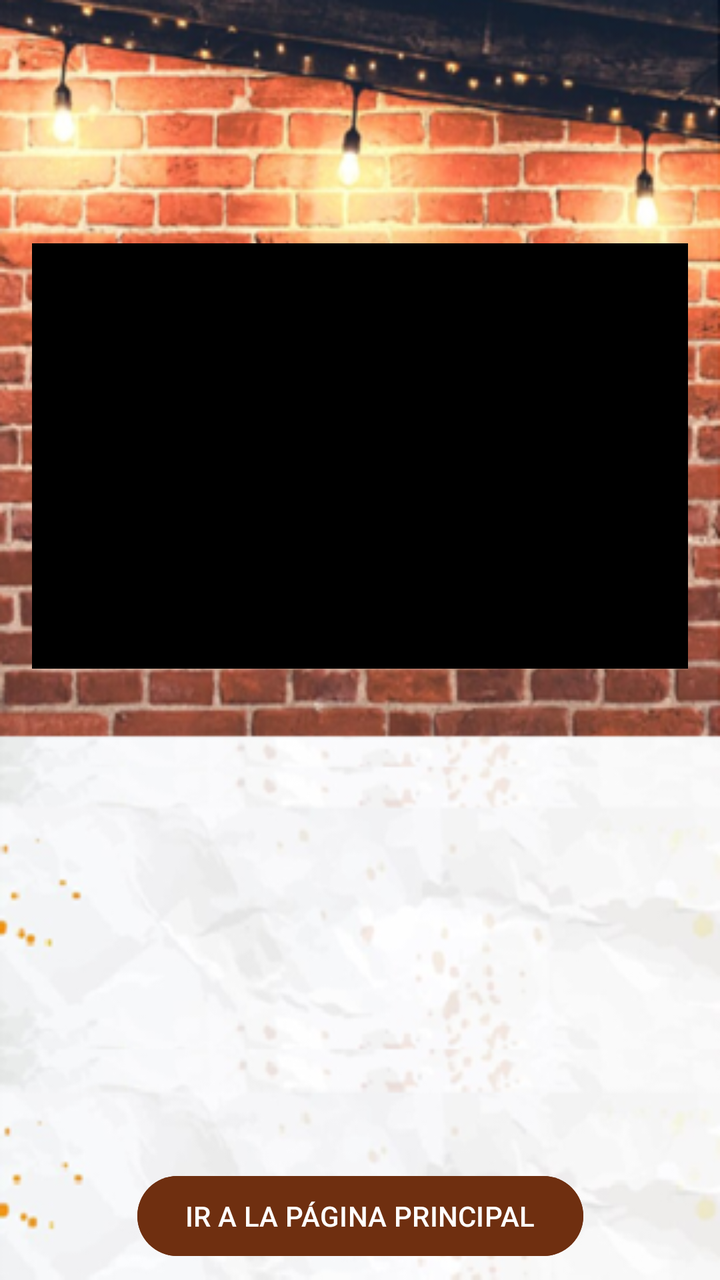
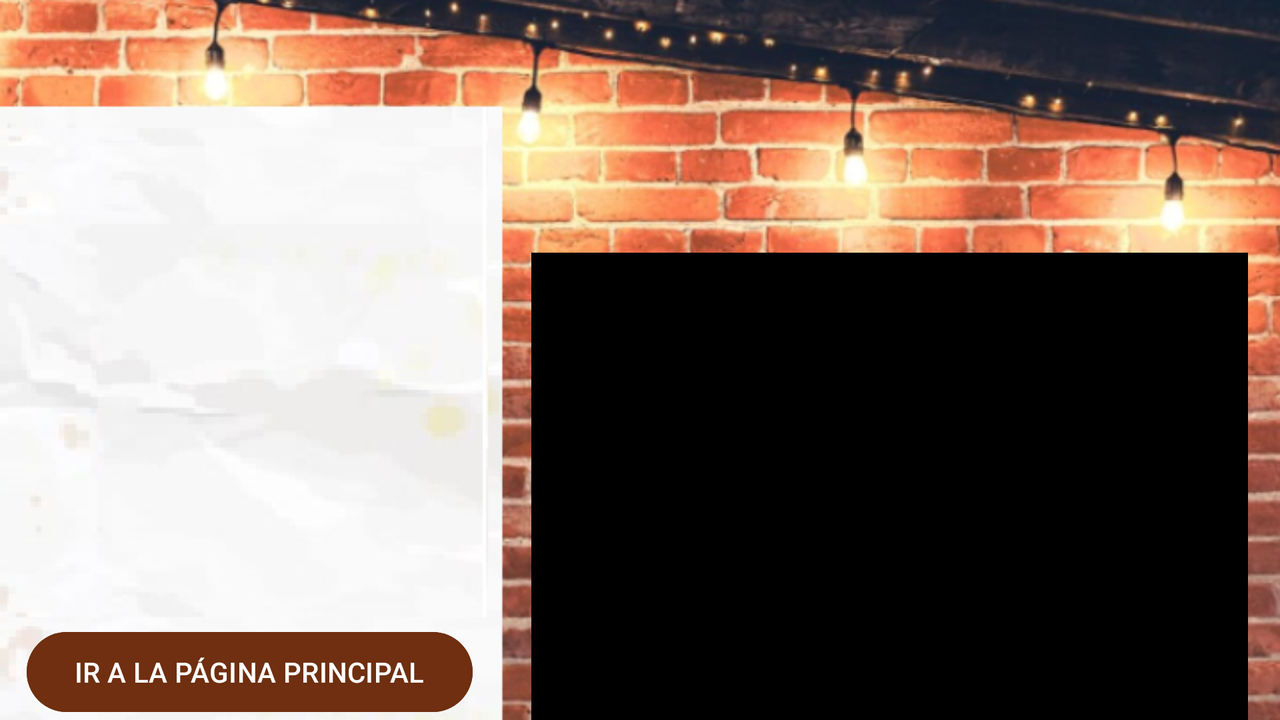

One screen, two layout resources from the same app: the default and the repository's alternative for another configuration. Each is rendered where Android would select it; the XML of both is given below.
<!-- AndroidManifest.xml: application theme Theme.Monumentos_App -->
<!-- res/layout/activity_segunda_activity.xml -->
<?xml version="1.0" encoding="utf-8"?>
<androidx.constraintlayout.widget.ConstraintLayout xmlns:android="http://schemas.android.com/apk/res/android"
    xmlns:app="http://schemas.android.com/apk/res-auto"
    xmlns:tools="http://schemas.android.com/tools"
    android:id="@+id/main"
    android:layout_width="match_parent"
    android:layout_height="match_parent"
    android:background="@drawable/fondo2vert"
    tools:context=".SegundaActivity">

    <ImageView
        android:id="@+id/ivImagenMonumento2"
        android:layout_width="0dp"
        android:layout_height="0dp"
        android:layout_marginStart="16dp"
        android:layout_marginEnd="16dp"
        android:layout_marginBottom="24dp"
        android:adjustViewBounds="true"
        android:background="@color/black"
        android:maxHeight="300dp"
        android:paddingStart="3dp"
        android:paddingTop="3dp"
        android:paddingEnd="3dp"
        android:paddingBottom="3dp"
        android:scaleType="fitXY"
        app:layout_constraintBottom_toTopOf="@+id/guideline6"
        app:layout_constraintEnd_toEndOf="parent"
        app:layout_constraintHeight="match_constraint"
        app:layout_constraintStart_toStartOf="parent"
        app:layout_constraintTop_toTopOf="@+id/guideline7" />

    <Button
        android:id="@+id/btIrPrincipal"
        android:layout_width="wrap_content"
        android:layout_height="wrap_content"
        android:layout_marginBottom="8dp"
        android:backgroundTint="@color/brown"
        android:text="@string/ir_a_la_p_gina_principal"
        android:textColor="@color/white"
        app:layout_constraintBottom_toBottomOf="parent"
        app:layout_constraintEnd_toEndOf="parent"
        app:layout_constraintStart_toStartOf="parent" />

    <androidx.constraintlayout.widget.Guideline
        android:id="@+id/guideline3"
        android:layout_width="wrap_content"
        android:layout_height="wrap_content"
        android:orientation="vertical"
        app:layout_constraintGuide_percent="0.5" />

    <TextView
        android:id="@+id/tvTitulo2"
        android:layout_width="wrap_content"
        android:layout_height="wrap_content"
        android:layout_marginTop="8dp"
        android:fontFamily="@font/dancingscript"
        android:textColor="@color/black"
        android:textSize="34sp"
        app:layout_constraintEnd_toEndOf="parent"
        app:layout_constraintStart_toStartOf="parent"
        app:layout_constraintTop_toTopOf="@+id/guideline6" />

    <TextView
        android:id="@+id/tvUbicacion2"
        android:layout_width="wrap_content"
        android:layout_height="wrap_content"
        android:textColor="@color/black"
        app:layout_constraintEnd_toEndOf="@+id/tvTitulo2"
        app:layout_constraintStart_toStartOf="@+id/tvTitulo2"
        app:layout_constraintTop_toBottomOf="@+id/tvTitulo2" />

    <TextView
        android:id="@+id/tvDescripcion2"
        android:layout_width="0dp"
        android:layout_height="wrap_content"
        android:layout_marginStart="24dp"
        android:layout_marginEnd="24dp"
        android:lines="10"
        android:fontFamily="@font/cormorantgaramond"
        android:textColor="@color/black"
        app:layout_constraintEnd_toStartOf="@+id/guideline3"
        app:layout_constraintStart_toStartOf="parent"
        app:layout_constraintTop_toBottomOf="@+id/tvUbicacion2" />

    <TextView
        android:id="@+id/tvArquitecto2"
        android:layout_width="0dp"
        android:layout_height="wrap_content"
        android:layout_marginStart="8dp"
        android:layout_marginEnd="8dp"
        android:textColor="@color/black"
        android:fontFamily="@font/cormorantgaramond"
        app:layout_constraintBottom_toTopOf="@+id/tvPatMundial2"
        app:layout_constraintEnd_toEndOf="parent"
        app:layout_constraintHorizontal_bias="0.5"
        app:layout_constraintStart_toStartOf="@+id/guideline3"
        app:layout_constraintTop_toBottomOf="@+id/tvAnioConstr2" />

    <TextView
        android:id="@+id/tvEstilo2"
        android:layout_width="0dp"
        android:layout_height="wrap_content"
        android:layout_marginStart="8dp"
        android:layout_marginTop="24dp"
        android:layout_marginEnd="8dp"
        android:textColor="@color/black"
        android:fontFamily="@font/cormorantgaramond"
        app:layout_constraintEnd_toEndOf="parent"
        app:layout_constraintStart_toStartOf="@+id/guideline3"
        app:layout_constraintTop_toBottomOf="@+id/tvUbicacion2" />

    <TextView
        android:id="@+id/tvAnioConstr2"
        android:layout_width="0dp"
        android:layout_height="wrap_content"
        android:layout_marginStart="8dp"
        android:layout_marginEnd="8dp"
        android:textColor="@color/black"
        android:fontFamily="@font/cormorantgaramond"
        app:layout_constraintBottom_toTopOf="@+id/tvArquitecto2"
        app:layout_constraintEnd_toEndOf="parent"
        app:layout_constraintHorizontal_bias="0.5"
        app:layout_constraintStart_toStartOf="@+id/guideline3"
        app:layout_constraintTop_toBottomOf="@+id/tvAltura2" />

    <TextView
        android:id="@+id/tvAltura2"
        android:layout_width="0dp"
        android:layout_height="wrap_content"
        android:layout_marginStart="8dp"
        android:layout_marginEnd="8dp"
        android:textColor="@color/black"
        android:fontFamily="@font/cormorantgaramond"
        app:layout_constraintBottom_toTopOf="@+id/tvAnioConstr2"
        app:layout_constraintEnd_toEndOf="parent"
        app:layout_constraintHorizontal_bias="0.5"
        app:layout_constraintStart_toStartOf="@+id/guideline3"
        app:layout_constraintTop_toBottomOf="@+id/tvEstilo2" />

    <TextView
        android:id="@+id/tvPatMundial2"
        android:layout_width="0dp"
        android:layout_height="wrap_content"
        android:layout_marginStart="8dp"
        android:layout_marginEnd="8dp"
        android:textColor="@color/black"
        android:fontFamily="@font/cormorantgaramond"
        app:layout_constraintBottom_toTopOf="@+id/btIrPrincipal"
        app:layout_constraintEnd_toEndOf="parent"
        app:layout_constraintHorizontal_bias="0.5"
        app:layout_constraintStart_toStartOf="@+id/guideline3"
        app:layout_constraintTop_toBottomOf="@+id/tvArquitecto2" />

    <androidx.constraintlayout.widget.Guideline
        android:id="@+id/guideline6"
        android:layout_width="wrap_content"
        android:layout_height="wrap_content"
        android:orientation="horizontal"
        app:layout_constraintGuide_percent="0.56" />

    <androidx.constraintlayout.widget.Guideline
        android:id="@+id/guideline7"
        android:layout_width="wrap_content"
        android:layout_height="wrap_content"
        android:orientation="horizontal"
        app:layout_constraintGuide_percent="0.19" />

</androidx.constraintlayout.widget.ConstraintLayout>
<!-- resources referenced by this layout -->
<resources>
  <color name="black">#FF000000</color>
  <color name="brown">#6F2F10</color>
  <color name="white">#FFFFFFFF</color>
  <!-- drawable fondo2vert: png bitmap (drawable, 298034 bytes) -->
  <string name="ir_a_la_p_gina_principal">IR A LA PÁGINA PRINCIPAL</string>
  <style name="Theme.Monumentos_App" parent="Base.Theme.Monumentos_App" />
  <style name="Base.Theme.Monumentos_App" parent="Theme.Material3.DayNight.NoActionBar">
          
          
      </style>
</resources>
<!-- res/layout-land/activity_segunda_activity.xml (the repository's variant of the layout above) -->
<!-- drawn on the phone turned sideways -->
<?xml version="1.0" encoding="utf-8"?>

<androidx.constraintlayout.widget.ConstraintLayout xmlns:android="http://schemas.android.com/apk/res/android"
    xmlns:app="http://schemas.android.com/apk/res-auto"
    xmlns:tools="http://schemas.android.com/tools"
    android:id="@+id/main"
    android:layout_width="match_parent"
    android:layout_height="match_parent"
    android:background="@drawable/fondo2horiz">

    <TextView
        android:id="@+id/tvTitulo2"
        android:layout_width="wrap_content"
        android:layout_height="wrap_content"
        android:layout_marginTop="8dp"
        android:fontFamily="@font/dancingscript"
        android:textColor="@color/black"
        android:textSize="34sp"
        app:layout_constraintEnd_toStartOf="@+id/guideline2"
        app:layout_constraintStart_toStartOf="parent"
        app:layout_constraintTop_toTopOf="@+id/guideline4" />

    <TextView
        android:id="@+id/tvUbicacion2"
        android:layout_width="wrap_content"
        android:layout_height="wrap_content"
        android:textColor="@color/black"
        app:layout_constraintEnd_toEndOf="@+id/tvTitulo2"
        app:layout_constraintStart_toStartOf="@+id/tvTitulo2"
        app:layout_constraintTop_toBottomOf="@+id/tvTitulo2" />

    <androidx.constraintlayout.widget.Guideline
        android:id="@+id/guideline4"
        android:layout_width="wrap_content"
        android:layout_height="wrap_content"
        android:orientation="horizontal"
        app:layout_constraintGuide_begin="30dp" />

    <androidx.constraintlayout.widget.Guideline
        android:id="@+id/guideline2"
        android:layout_width="wrap_content"
        android:layout_height="wrap_content"
        android:orientation="vertical"
        app:layout_constraintGuide_percent="0.39" />

    <ImageView
        android:id="@+id/ivImagenMonumento2"
        android:layout_width="0dp"
        android:layout_height="0dp"
        android:layout_marginStart="16dp"
        android:layout_marginTop="24dp"
        android:layout_marginEnd="16dp"
        android:adjustViewBounds="true"
        android:background="@color/black"
        android:contentDescription="@string/imagen_2_pantalla"
        android:maxHeight="280dp"
        android:paddingStart="3dp"
        android:paddingTop="3dp"
        android:paddingEnd="3dp"
        android:paddingBottom="3dp"
        android:scaleType="fitXY"
        app:layout_constraintBottom_toBottomOf="parent"
        app:layout_constraintEnd_toEndOf="parent"
        app:layout_constraintStart_toStartOf="@+id/guideline2"
        app:layout_constraintTop_toBottomOf="@+id/tvUbicacion2" />

    <Button
        android:id="@+id/btIrPrincipal"
        android:layout_width="wrap_content"
        android:layout_height="wrap_content"
        android:backgroundTint="@color/brown"
        android:text="@string/ir_a_la_p_gina_principal"
        android:textColor="@color/white"
        app:layout_constraintBottom_toBottomOf="parent"
        app:layout_constraintEnd_toStartOf="@+id/guideline2"
        app:layout_constraintStart_toStartOf="parent" />

    <TextView
        android:id="@+id/tvDescripcion2"
        android:layout_width="0dp"
        android:layout_height="wrap_content"
        android:layout_marginStart="8dp"
        android:layout_marginEnd="8dp"
        android:layout_marginBottom="16dp"
        android:lines="6"
        android:textColor="@color/black"
        android:fontFamily="@font/cormorantgaramond"
        app:layout_constraintBottom_toTopOf="@+id/tvArquitecto2"
        app:layout_constraintEnd_toStartOf="@+id/guideline2"
        app:layout_constraintHorizontal_bias="0.5"
        app:layout_constraintStart_toStartOf="parent"
        app:layout_constraintTop_toBottomOf="@+id/tvUbicacion2"
        app:layout_constraintVertical_chainStyle="spread" />

    <TextView
        android:id="@+id/tvArquitecto2"
        android:layout_width="0dp"
        android:layout_height="wrap_content"
        android:layout_marginStart="8dp"
        android:textColor="@color/black"
        android:fontFamily="@font/cormorantgaramond"
        app:layout_constraintBottom_toTopOf="@+id/tvEstilo2"
        app:layout_constraintEnd_toStartOf="@+id/guideline2"
        app:layout_constraintHorizontal_bias="0.5"
        app:layout_constraintStart_toStartOf="parent"
        app:layout_constraintTop_toBottomOf="@+id/tvDescripcion2" />

    <TextView
        android:id="@+id/tvEstilo2"
        android:layout_width="0dp"
        android:layout_height="wrap_content"
        android:layout_marginStart="8dp"
        android:textColor="@color/black"
        android:fontFamily="@font/cormorantgaramond"
        app:layout_constraintBottom_toTopOf="@+id/tvAnioConstr2"
        app:layout_constraintEnd_toStartOf="@+id/guideline2"
        app:layout_constraintHorizontal_bias="0.5"
        app:layout_constraintStart_toStartOf="parent"
        app:layout_constraintTop_toBottomOf="@+id/tvArquitecto2" />

    <TextView
        android:id="@+id/tvAnioConstr2"
        android:layout_width="0dp"
        android:layout_height="wrap_content"
        android:layout_marginStart="8dp"
        android:textColor="@color/black"
        android:fontFamily="@font/cormorantgaramond"
        app:layout_constraintBottom_toTopOf="@+id/tvAltura2"
        app:layout_constraintEnd_toStartOf="@+id/guideline2"
        app:layout_constraintHorizontal_bias="0.5"
        app:layout_constraintStart_toStartOf="parent"
        app:layout_constraintTop_toBottomOf="@+id/tvEstilo2" />

    <TextView
        android:id="@+id/tvAltura2"
        android:layout_width="0dp"
        android:layout_height="wrap_content"
        android:layout_marginStart="8dp"
        android:textColor="@color/black"
        android:fontFamily="@font/cormorantgaramond"
        app:layout_constraintBottom_toTopOf="@+id/tvPatMundial2"
        app:layout_constraintEnd_toStartOf="@+id/guideline2"
        app:layout_constraintHorizontal_bias="0.5"
        app:layout_constraintStart_toStartOf="parent"
        app:layout_constraintTop_toBottomOf="@+id/tvAnioConstr2" />

    <TextView
        android:id="@+id/tvPatMundial2"
        android:layout_width="0dp"
        android:layout_height="wrap_content"
        android:layout_marginStart="8dp"
        android:layout_marginBottom="8dp"
        android:textColor="@color/black"
        android:fontFamily="@font/cormorantgaramond"
        app:layout_constraintBottom_toTopOf="@+id/btIrPrincipal"
        app:layout_constraintEnd_toStartOf="@+id/guideline2"
        app:layout_constraintHorizontal_bias="0.5"
        app:layout_constraintStart_toStartOf="parent"
        app:layout_constraintTop_toBottomOf="@+id/tvAltura2" />
</androidx.constraintlayout.widget.ConstraintLayout>
<!-- resources referenced by the variant -->
<!-- as the phone turned sideways resolves them -->
<resources>
  <color name="black">#FF000000</color>
  <color name="brown">#6F2F10</color>
  <color name="white">#FFFFFFFF</color>
  <!-- drawable fondo2horiz: png bitmap (drawable, 536220 bytes) -->
  <string name="imagen_2_pantalla">Imagen 2 pantalla</string>
  <string name="ir_a_la_p_gina_principal">IR A LA PÁGINA PRINCIPAL</string>
  <style name="Theme.Monumentos_App" parent="Base.Theme.Monumentos_App" />
  <style name="Base.Theme.Monumentos_App" parent="Theme.Material3.DayNight.NoActionBar">
          
          
      </style>
</resources>
